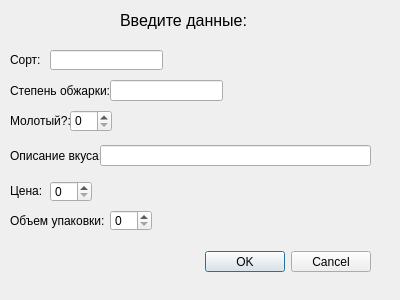
<?xml version="1.0" encoding="UTF-8"?>
<ui version="4.0">
 <class>Dialog</class>
 <widget class="QDialog" name="Dialog">
  <property name="geometry">
   <rect>
    <x>0</x>
    <y>0</y>
    <width>400</width>
    <height>300</height>
   </rect>
  </property>
  <property name="windowTitle">
   <string>Dialog</string>
  </property>
  <widget class="QDialogButtonBox" name="buttonBox">
   <property name="geometry">
    <rect>
     <x>30</x>
     <y>251</y>
     <width>341</width>
     <height>21</height>
    </rect>
   </property>
   <property name="orientation">
    <enum>Qt::Horizontal</enum>
   </property>
   <property name="standardButtons">
    <set>QDialogButtonBox::Cancel|QDialogButtonBox::Ok</set>
   </property>
  </widget>
  <widget class="QLabel" name="inputLabel">
   <property name="geometry">
    <rect>
     <x>120</x>
     <y>10</y>
     <width>201</width>
     <height>20</height>
    </rect>
   </property>
   <property name="font">
    <font>
     <pointsize>12</pointsize>
    </font>
   </property>
   <property name="text">
    <string>Введите данные:</string>
   </property>
  </widget>
  <widget class="QLabel" name="gradeLabel">
   <property name="geometry">
    <rect>
     <x>10</x>
     <y>50</y>
     <width>51</width>
     <height>20</height>
    </rect>
   </property>
   <property name="text">
    <string>Сорт:</string>
   </property>
  </widget>
  <widget class="QLabel" name="degreeLabel">
   <property name="geometry">
    <rect>
     <x>10</x>
     <y>80</y>
     <width>111</width>
     <height>21</height>
    </rect>
   </property>
   <property name="text">
    <string>Степень обжарки:</string>
   </property>
  </widget>
  <widget class="QLabel" name="isGrindedLabel">
   <property name="geometry">
    <rect>
     <x>10</x>
     <y>105</y>
     <width>61</width>
     <height>31</height>
    </rect>
   </property>
   <property name="text">
    <string>Молотый?:</string>
   </property>
  </widget>
  <widget class="QLabel" name="tasteLabel">
   <property name="geometry">
    <rect>
     <x>10</x>
     <y>140</y>
     <width>91</width>
     <height>31</height>
    </rect>
   </property>
   <property name="text">
    <string>Описание вкуса:</string>
   </property>
  </widget>
  <widget class="QLabel" name="priceLabel">
   <property name="geometry">
    <rect>
     <x>10</x>
     <y>170</y>
     <width>51</width>
     <height>41</height>
    </rect>
   </property>
   <property name="text">
    <string>Цена:</string>
   </property>
  </widget>
  <widget class="QLabel" name="volumeLabel">
   <property name="geometry">
    <rect>
     <x>10</x>
     <y>210</y>
     <width>101</width>
     <height>21</height>
    </rect>
   </property>
   <property name="text">
    <string>Объем упаковки:</string>
   </property>
  </widget>
  <widget class="QLineEdit" name="gradeValue">
   <property name="geometry">
    <rect>
     <x>50</x>
     <y>50</y>
     <width>113</width>
     <height>20</height>
    </rect>
   </property>
  </widget>
  <widget class="QLineEdit" name="degreeValue">
   <property name="geometry">
    <rect>
     <x>110</x>
     <y>80</y>
     <width>113</width>
     <height>21</height>
    </rect>
   </property>
  </widget>
  <widget class="QSpinBox" name="isGrindedValue">
   <property name="geometry">
    <rect>
     <x>70</x>
     <y>110</y>
     <width>42</width>
     <height>22</height>
    </rect>
   </property>
  </widget>
  <widget class="QLineEdit" name="tasteValue">
   <property name="geometry">
    <rect>
     <x>100</x>
     <y>145</y>
     <width>271</width>
     <height>21</height>
    </rect>
   </property>
  </widget>
  <widget class="QSpinBox" name="priceValue">
   <property name="geometry">
    <rect>
     <x>50</x>
     <y>181</y>
     <width>42</width>
     <height>21</height>
    </rect>
   </property>
  </widget>
  <widget class="QSpinBox" name="volumeValue">
   <property name="geometry">
    <rect>
     <x>110</x>
     <y>210</y>
     <width>42</width>
     <height>21</height>
    </rect>
   </property>
  </widget>
 </widget>
 <resources/>
 <connections>
  <connection>
   <sender>buttonBox</sender>
   <signal>accepted()</signal>
   <receiver>Dialog</receiver>
   <slot>accept()</slot>
   <hints>
    <hint type="sourcelabel">
     <x>248</x>
     <y>254</y>
    </hint>
    <hint type="destinationlabel">
     <x>157</x>
     <y>274</y>
    </hint>
   </hints>
  </connection>
  <connection>
   <sender>buttonBox</sender>
   <signal>rejected()</signal>
   <receiver>Dialog</receiver>
   <slot>reject()</slot>
   <hints>
    <hint type="sourcelabel">
     <x>316</x>
     <y>260</y>
    </hint>
    <hint type="destinationlabel">
     <x>286</x>
     <y>274</y>
    </hint>
   </hints>
  </connection>
 </connections>
</ui>
